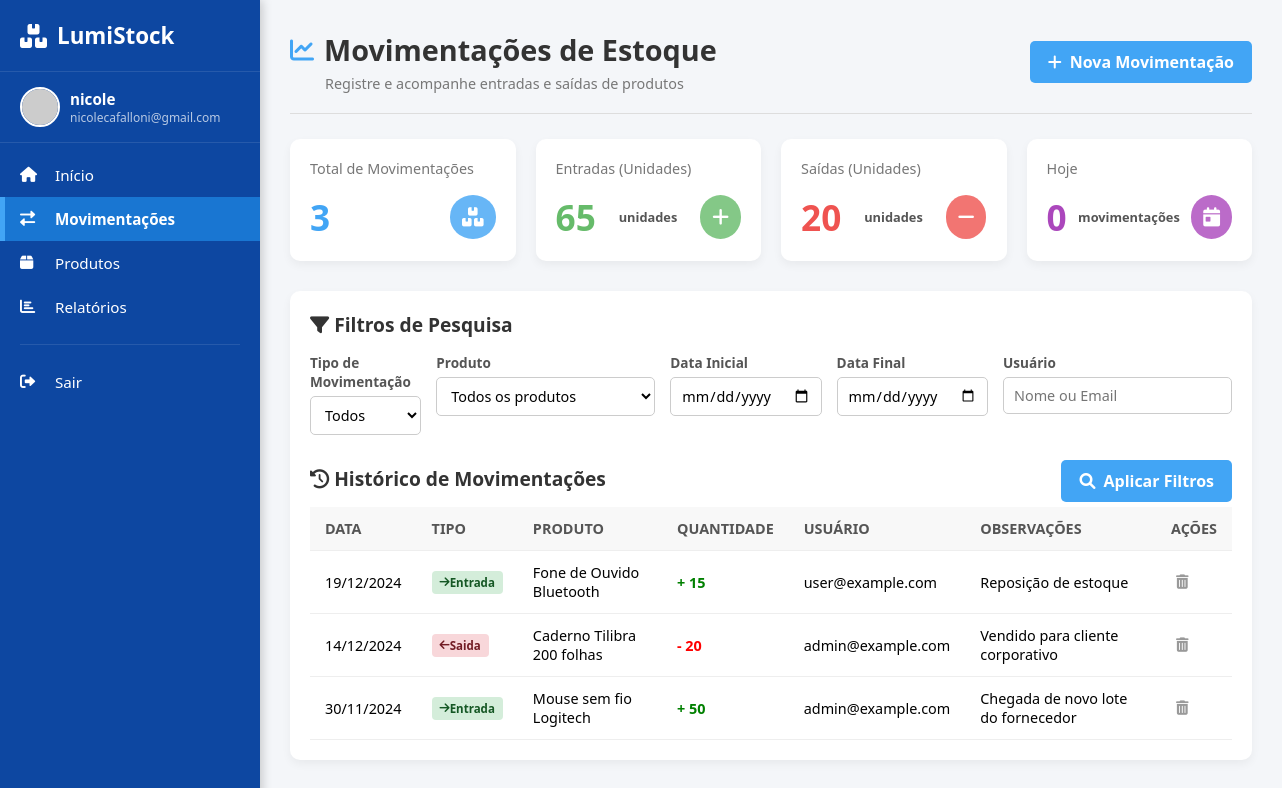
The app's page /php/movimentacoes.php (signed in) with its own data.
### tables this page shows
CREATE TABLE `movimentacoes` (
  `id` int(11) NOT NULL,
  `data_movimentacao` date NOT NULL,
  `tipo` enum('entrada','saida') NOT NULL,
  `produto_id` int(11) NOT NULL,
  `quantidade` int(11) NOT NULL,
  `usuario_email` varchar(100) NOT NULL,
  `observacoes` text DEFAULT NULL,
  `created_at` timestamp NOT NULL DEFAULT current_timestamp()
);

CREATE TABLE `produtos` (
  `id` int(11) NOT NULL,
  `imagem` blob NOT NULL,
  `sku` varchar(50) NOT NULL,
  `descricao` varchar(500) NOT NULL,
  `nome` varchar(150) NOT NULL,
  `categoria` varchar(100) NOT NULL,
  `quantidade` int(11) NOT NULL DEFAULT 0,
  `preco` float NOT NULL,
  `data_cadastro` date NOT NULL DEFAULT curdate()
);

### php/movimentacoes.php (the view, shortened to what this page needs)
<?php
require_once 'conexao.php';
$usuario_logado = $_SESSION['nome'];
$email_logado = $_SESSION['email'];
$filtro_data_inicial = isset($_GET['dataInicial']) ? $conexao->real_escape_string($_GET['dataInicial']) : '';
$filtro_data_final = isset($_GET['dataFinal']) ? $conexao->real_escape_string($_GET['dataFinal']) : '';
$filtro_usuario = isset($_GET['usuario']) ? $conexao->real_escape_string($_GET['usuario']) : '';
$total_movimentacoes = 0;
$total_entradas_qnt = 0;
$total_saidas_qnt = 0;
$movimentacoes_hoje = 0;
$sql_summary = "SELECT
                    COUNT(id) AS total_movs,
                    SUM(CASE WHEN tipo = 'entrada' THEN quantidade ELSE 0 END) AS total_entradas_qnt,
                    SUM(CASE WHEN tipo = 'saida' THEN quantidade ELSE 0 END) AS total_saidas_qnt,
                    SUM(CASE WHEN DATE(data_movimentacao) = CURDATE() THEN 1 ELSE 0 END) AS movs_hoje
                FROM movimentacoes";
if ($result_summary = $conexao->query($sql_summary)) {
    $summary_data = $result_summary->fetch_assoc();
    $total_movimentacoes = (int)$summary_data['total_movs'];
    $total_entradas_qnt = (int)$summary_data['total_entradas_qnt'];
    $total_saidas_qnt = (int)$summary_data['total_saidas_qnt'];
    $movimentacoes_hoje = (int)$summary_data['movs_hoje'];
}
$movimentacoes = [];
$sql_historico = "SELECT
                        m.data_movimentacao,
                        m.tipo,
                        p.nome AS nome_produto,
                        m.quantidade,
                        m.usuario_email,
                        m.observacoes,
                        m.id AS id_movimentacao
                    FROM movimentacoes m
                    JOIN produtos p ON m.produto_id = p.id";
$sql_historico .= " ORDER BY m.data_movimentacao DESC";
if ($result_historico = $conexao->query($sql_historico)) {
    while ($row = $result_historico->fetch_assoc()) {
        $movimentacoes[] = $row;
    }
}
?>
<!DOCTYPE html>
<html lang="pt-BR">
<head>
    <link rel="stylesheet" href="https://cdnjs.cloudflare.com/ajax/libs/font-awesome/6.0.0-beta3/css/all.min.css">
    <link rel="stylesheet" href="../css/movimentacao.css">
</head>
<body>
    <aside class="sidebar">
        <div class="sidebar-header">
            <i class="fas fa-boxes logo-icon"></i>
            <span class="logo-text">LumiStock</span>
        </div>
        <div class="user-info">
            <img src="https://via.placeholder.com/40" alt="Avatar" class="user-avatar">
            <div class="user-details">
                <span class="user-name"><?php echo htmlspecialchars($usuario_logado); ?></span>
                <span class="user-email"><?php echo htmlspecialchars($email_logado); ?></span>
            </div>
        </div>
        <nav class="sidebar-nav">
            <ul>
                <li><a href="#"><i class="fas fa-home"></i> Início</a></li>
                <li class="active"><a href="movimentacoes.php"><i class="fas fa-exchange-alt"></i> Movimentações</a></li>
                <li><a href="#"><i class="fas fa-box"></i> Produtos</a></li>
                <li><a href="#"><i class="fas fa-chart-bar"></i> Relatórios</a></li>
                <hr>
                <li><a href="#"><i class="fas fa-sign-out-alt"></i> Sair</a></li>
            </ul>
        </nav>
    </aside>
    <main class="main-content">
        <header class="page-header">
            <div class="header-content">
                <div class="page-title-group">
                    <i class="fas fa-chart-line title-icon"></i>
                    <h2>Movimentações de Estoque</h2>
                </div>
                <p class="page-subtitle">Registre e acompanhe entradas e saídas de produtos</p>
            </div>
            <button class="btn-primary" id="openModalBtn">
                <i class="fas fa-plus"></i> Nova Movimentação
            </button>
        </header>
        <section class="summary-cards">
            <div class="card card-total">
                <span class="card-title">Total de Movimentações</span>
                <div class="card-value-container">
                    <span class="card-value"><?php echo number_format($total_movimentacoes, 0, ',', '.'); ?></span>
                    <i class="fas fa-boxes card-icon"></i>
                </div>
            </div>
            <div class="card card-entrada">
                <span class="card-title">Entradas (Unidades)</span>
                <div class="card-value-container">
                    <span class="card-value">
                        <?php echo number_format($total_entradas_qnt, 0, ',', '.'); ?>
                    </span>
                    <span class="card-subtitle">unidades</span>
                    <i class="fas fa-plus card-icon"></i>
                </div>
            </div>
            <div class="card card-saida">
                <span class="card-title">Saídas (Unidades)</span>
                <div class="card-value-container">
                    <span class="card-value">
                        <?php echo number_format($total_saidas_qnt, 0, ',', '.'); ?>
                    </span>
                    <span class="card-subtitle">unidades</span>
                    <i class="fas fa-minus card-icon"></i>
                </div>
            </div>
            <div class="card card-hoje">
                <span class="card-title">Hoje</span>
                <div class="card-value-container">
                    <span class="card-value"><?php echo number_format($movimentacoes_hoje, 0, ',', '.'); ?></span>
                    <span class="card-subtitle">movimentações</span>
                    <i class="fas fa-calendar-day card-icon"></i>
                </div>
            </div>
        </section>
        <section class="dashboard-section">
            <form method="GET" action="movimentacoes.php" class="filter-area">
                <h3><i class="fas fa-filter"></i> Filtros de Pesquisa</h3>
                <div class="filter-grid">
                    <div class="filter-group">
                        <label for="tipoMov">Tipo de Movimentação</label>
                        <select id="tipoMov" name="tipoMov">
                            <option value="">Todos</option>
                        </select>
                    </div>
                    <div class="filter-group">
                        <label for="produto">Produto</label>
                        <select id="produto" name="produto">
                            <option value="">Todos os produtos</option>
                        </select>
                    </div>
                    <div class="filter-group">
                        <label for="dataInicial">Data Inicial</label>
                        <input type="date" id="dataInicial" name="dataInicial" value="<?php echo htmlspecialchars($filtro_data_inicial); ?>">
                    </div>
                    <div class="filter-group">
                        <label for="dataFinal">Data Final</label>
                        <input type="date" id="dataFinal" name="dataFinal" value="<?php echo htmlspecialchars($filtro_data_final); ?>">
                    </div>
                    <div class="filter-group">
                        <label for="usuario">Usuário</label>
                        <input type="text" id="usuario" name="usuario" placeholder="Nome ou Email" value="<?php echo htmlspecialchars($filtro_usuario); ?>">
                    </div>
                </div>
                <button type="submit" class="btn-primary filter-btn"><i class="fas fa-search"></i> Aplicar Filtros</button>
            </form>
            <div class="history-table">
                <h3><i class="fas fa-history"></i> Histórico de Movimentações</h3>
                <table>
                    <thead>
                        <tr>
                            <th>Data</th>
                            <th>Tipo</th>
                            <th>Produto</th>
                            <th>Quantidade</th>
                            <th>Usuário</th>
                            <th>Observações</th>
                            <th>Ações</th>
                        </tr>
                    </thead>
                    <tbody>
                        <?php if (!empty($movimentacoes)): ?>
                            <?php foreach ($movimentacoes as $mov):
                                $tipo = strtolower($mov['tipo']);
                                $data_formatada = date('d/m/Y', strtotime($mov['data_movimentacao']));
                                $badge_class = ($tipo == 'entrada') ? 'badge-entrada' : 'badge-saida';
                                $qnt_class = ($tipo == 'entrada') ? 'qnt-entrada' : 'qnt-saida';
                                $icon = ($tipo == 'entrada') ? 'fas fa-arrow-right' : 'fas fa-arrow-left';
                            ?>
                                <tr>
                                    <td data-label="Data"><?php echo $data_formatada; ?></td>
                                    <td data-label="Tipo" class="type-<?php echo $tipo; ?>">
                                        <span class="badge <?php echo $badge_class; ?>">
                                            <i class="<?php echo $icon; ?>"></i>
                                            <?php echo ucfirst($tipo); ?>
                                        </span>
                                    </td>
                                    <td data-label="Produto"><?php echo htmlspecialchars($mov['nome_produto']); ?></td>
                                    <td data-label="Quantidade" class="<?php echo $qnt_class; ?>">
                                        <?php echo number_format($mov['quantidade'], 0, ',', '.'); ?>
                                    </td>
                                    <td data-label="Usuário"><?php echo htmlspecialchars($mov['usuario_email']); ?></td>
                                    <td data-label="Observações"><?php echo htmlspecialchars($mov['observacoes']); ?></td>
                                    <td data-label="Ações">
                                        <button class="btn-icon delete-btn"
                                                data-id="<?php echo $mov['id_movimentacao']; ?>">
                                            <i class="fas fa-trash-alt"></i>
                                        </button>
                                    </td>
                                </tr>
                            <?php endforeach; ?>
                        <?php else: ?>
                            <tr>
                                <td colspan="7" style="text-align: center; padding: 15px;">Nenhuma movimentação encontrada.</td>
                            </tr>
                        <?php endif; ?>
                    </tbody>
                </table>
            </div>
        </section>
    </main>
</body>
</html>

### php/movimentacoes.php (style rules this page uses)
.badge-entrada { background-color: #d4edda; color: #155724; padding: 4px 8px; border-radius: 4px; font-size: 0.8em; }
.badge-saida { background-color: #f8d7da; color: #721c24; padding: 4px 8px; border-radius: 4px; font-size: 0.8em; }
.qnt-entrada { color: green; font-weight: bold; }
.qnt-saida { color: red; font-weight: bold; }

### records on screen
movimentacoes: data_movimentacao "19/12/2024", tipo "Entrada", produto.nome "Fone de Ouvido Bluetooth", quantidade "15", usuario_email "user@example.com", observacoes "Reposição de estoque"
movimentacoes: data_movimentacao "14/12/2024", tipo "Saida", produto.nome "Caderno Tilibra 200 folhas", quantidade "20", usuario_email "admin@example.com", observacoes "Vendido para cliente corporativo"
movimentacoes: data_movimentacao "30/11/2024", tipo "Entrada", produto.nome "Mouse sem fio Logitech", quantidade "50", usuario_email "admin@example.com", observacoes "Chegada de novo lote do fornecedor"

### other values on screen
$usuario_logado "nicole"
$email_logado "nicolecafalloni@gmail.com"
$total_movimentacoes "3"
$total_entradas_qnt "65"
$total_saidas_qnt "20"
$movimentacoes_hoje "0"
